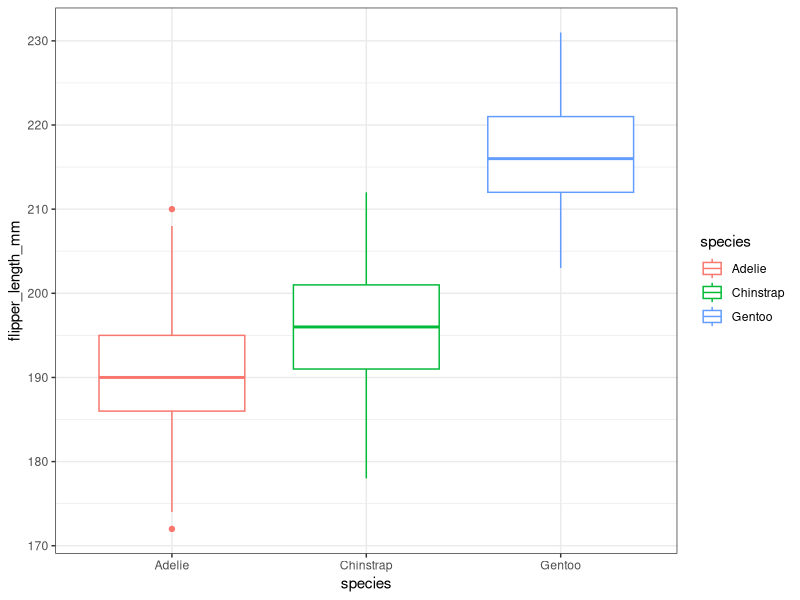
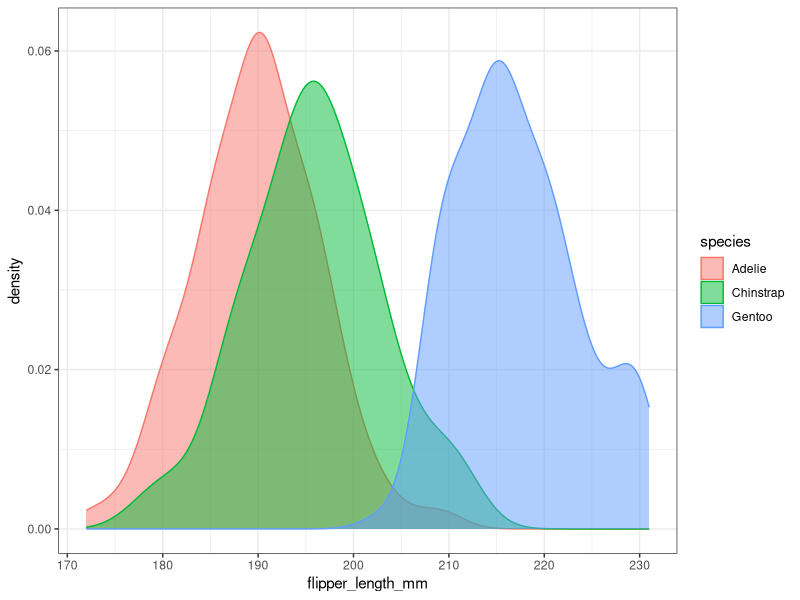

The R script that drew these images, in order:
## ---- chunk 1
knitr::opts_chunk$set(echo = TRUE)
## ---- chunk 2
library(palmerpenguins)
library(knitr)
library(tidyverse)
## ---- chunk 3
ggplot(penguins, aes(x=species, y=flipper_length_mm)) +
  geom_boxplot(aes(color=species)) +
  theme_bw()


penguins%>%
  ggplot() +
  geom_density(aes(x=flipper_length_mm, color = species, fill = species), alpha = 0.5) +
  theme_bw()
